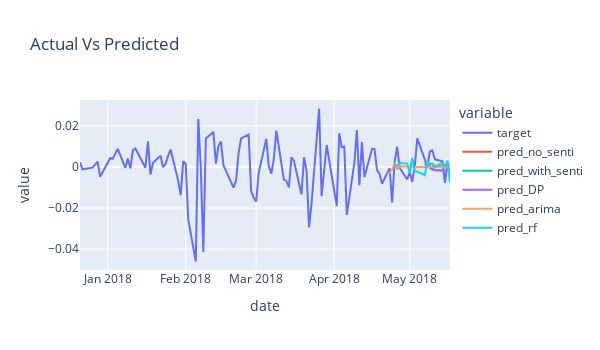

The notebook cell this image was saved under:
### Code cell
run_and_plot('DJI_r',params['sequence_length'])
